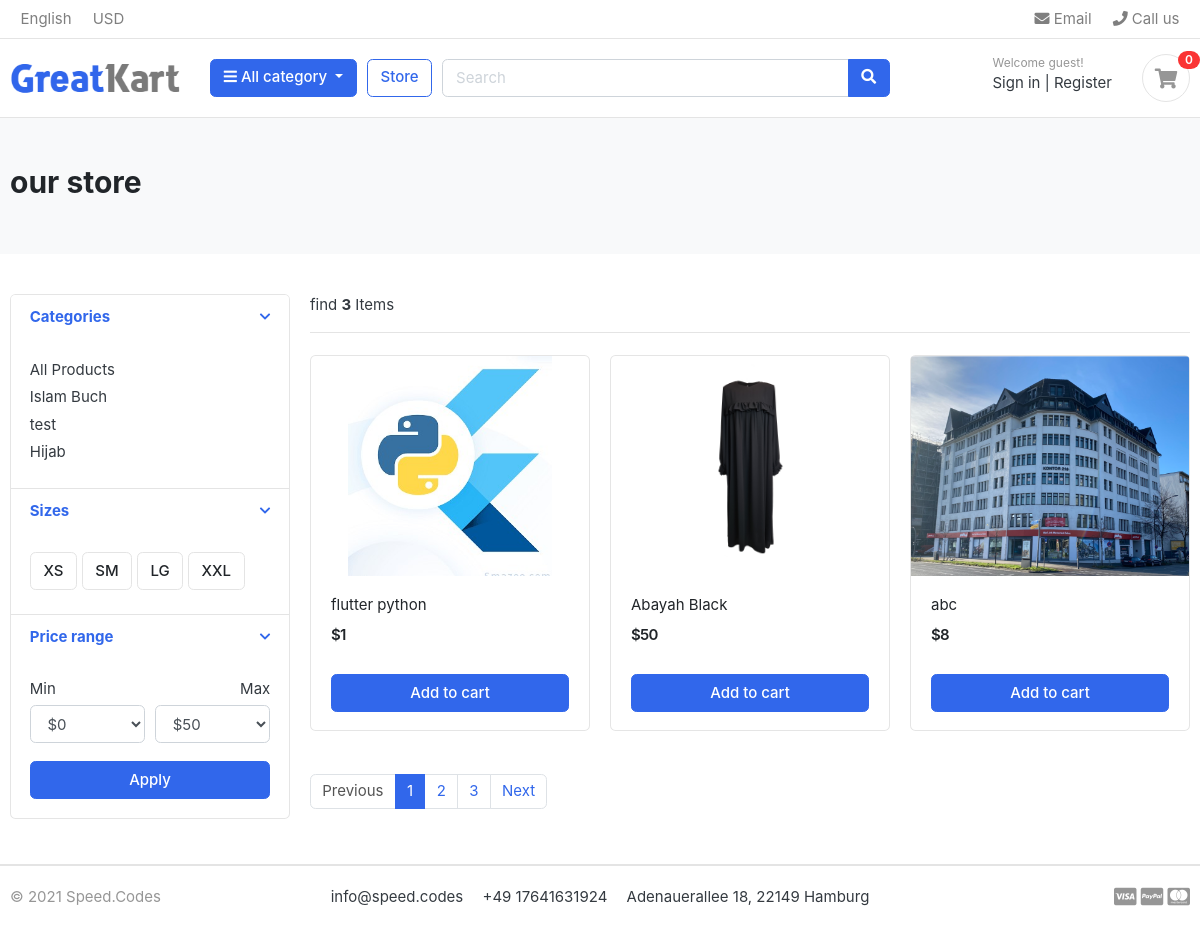
/store/, run on the app's committed database.
### category/models.py (models this page shows, shortened)
class Category(models.Model):
    category_name = models.CharField(max_length=50, unique=True)
    slug = models.SlugField(max_length=100, unique=True)
    description = models.TextField(max_length=255, unique=True)
    cat_image = models.ImageField(upload_to="photos/cateogires", blank=True)
    class Meta:
        verbose_name = "Category"
        verbose_name_plural = "Categories"
    def get_url(self):
        return reverse('products_by_category', args=[self.slug])

### store/models.py (models this page shows, shortened)
class Product(models.Model):
    product_name    = models.CharField(max_length=200, unique=True)
    slug            = models.SlugField(max_length=200, unique=True)
    description     = models.TextField(max_length=500, blank=True)
    price           = models.IntegerField()
    images          = models.ImageField(upload_to='photos/products')
    stock           = models.IntegerField()
    is_available    = models.BooleanField(default=True)
    category        = models.ForeignKey(Category, on_delete=models.CASCADE)
    created_date    = models.DateTimeField(auto_now_add=True)
    modified_date   = models.DateTimeField(auto_now=True)

### store/views.py (the view)
# urls.py: path('store/', include('store.urls')),
def store(request, category_slug=None):
    categories = None
    products = None
    if category_slug != None:
        categories = get_object_or_404(Category, slug=category_slug)
        products = Product.objects.filter(category=categories, is_available=True)
        product_count = products.count()
    else:
        products = Product.objects.all().filter(is_available=True)
        product_count = products.count()
    context = {
        'products' : products,
        'product_count' : product_count,
    }
    return render(request, 'store/store.html', context)

### category/context_processors.py (called while the page is built)
def menu_links(request):
    links = Category.objects.all()
    return dict(links=links)

### templates/store/store.html (shortened to what this page needs)
{% extends "base.html"%} {% load static %} {% block content %} {% load static %}
<section class="section-pagetop bg">
  <div class="container">
    <h2 class="title-page">our store</h2>
  </div>
</section>
<section class="section-content padding-y">
  <div class="container">
    <div class="row">
      <aside class="col-md-3">
        <div class="card">
          <article class="filter-group">
            <header class="card-header">
              <a
                href="#"
                data-toggle="collapse"
                data-target="#collapse_1"
                aria-expanded="true"
                class=""
              >
                <i class="icon-control fa fa-chevron-down"></i>
                <h6 class="title">Categories</h6>
              </a>
            </header>
            <div class="filter-content collapse show" id="collapse_1" style="">
              <div class="card-body">
                <ul class="list-menu">
                  <li><a href="{% url 'store' %}">All Products</a></li>
                  {% for category in links %}
                  <li><a href="{{category.get_url}}">{{category.category_name}}</a></li> </a></li>
                  {% endfor %}
                </ul>
              </div>
            </div>
          </article>
          <article class="filter-group">
            <header class="card-header">
              <a
                href="#"
                data-toggle="collapse"
                data-target="#collapse_4"
                aria-expanded="true"
                class=""
              >
                <i class="icon-control fa fa-chevron-down"></i>
                <h6 class="title">Sizes</h6>
              </a>
            </header>
            <div class="filter-content collapse show" id="collapse_4" style="">
              <div class="card-body">
                <label class="checkbox-btn">
                  <span class="btn btn-light"> XS </span>
                </label>
                <label class="checkbox-btn">
                  <span class="btn btn-light"> SM </span>
                </label>
                <label class="checkbox-btn">
                  <span class="btn btn-light"> LG </span>
                </label>
                <label class="checkbox-btn">
                  <span class="btn btn-light"> XXL </span>
                </label>
              </div>
            </div>
          </article>
          <article class="filter-group">
            <header class="card-header">
              <a
                href="#"
                data-toggle="collapse"
                data-target="#collapse_3"
                aria-expanded="true"
                class=""
              >
                <i class="icon-control fa fa-chevron-down"></i>
                <h6 class="title">Price range</h6>
              </a>
            </header>
            <div class="filter-content collapse show" id="collapse_3" style="">
              <div class="card-body">
                <div class="form-row">
                  <div class="form-group col-md-6">
                    <label>Min</label>
                    <select class="mr-2 form-control">
                      <option value="0">$0</option>
                    </select>
                  </div>
                  <div class="form-group text-right col-md-6">
                    <label>Max</label>
                    <select class="mr-2 form-control">
                      <option value="50">$50</option>
                    </select>
                  </div>
                </div>
                <button class="btn btn-block btn-primary">Apply</button>
              </div>
            </div>
          </article>
        </div>
      </aside>
      <main class="col-md-9">
        <header class="border-bottom mb-4 pb-3">
          <div class="form-inline">
            <span class="mr-md-auto">find <b>{{product_count}}</b> Items </span>
          </div>
        </header>
        <div class="row">
          {%for product in products %}
          <div class="col-md-4">
            <figure class="card card-product-grid">
              <div class="img-wrap">
                <img src="{{product.images.url}}" />
              </div>
              <figcaption class="info-wrap">
                <div class="fix-height">
                  <a href="./product-detail.html" class="title"
                    >{{product.product_name}}</a
                  >
                  <div class="price-wrap mt-2">
                    <span class="price">${{product.price}}</span>
                  </div>
                </div>
                <a href="#" class="btn btn-block btn-primary">Add to cart </a>
              </figcaption>
            </figure>
          </div>
          {% endfor %}
        </div>
        <nav class="mt-4" aria-label="Page navigation sample">
          <ul class="pagination">
            <li class="page-item disabled">
              <a class="page-link" href="#">Previous</a>
            </li>
            <li class="page-item active">
              <a class="page-link" href="#">1</a>
            </li>
            <li class="page-item"><a class="page-link" href="#">2</a></li>
            <li class="page-item"><a class="page-link" href="#">3</a></li>
            <li class="page-item"><a class="page-link" href="#">Next</a></li>
          </ul>
        </nav>
      </main>
    </div>
  </div>
</section>
{% endblock %}

### templates/base.html (shortened to what this page needs)
{% load static %}
<!DOCTYPE html>
<html lang="en">
  <head>
    <link
      href="{% static 'css/bootstrap.css' %}"
      rel="stylesheet"
      type="text/css"
    />
    <link
      href="{% static 'fonts/fontawesome/css/all.min.css' %}"
      type="text/css"
      rel="stylesheet"
    />
    <link href="{% static 'css/ui.css' %}" rel="stylesheet" type="text/css" />
    <link
      href="{% static 'css/responsive.css' %}"
      rel="stylesheet"
      media="only screen and (max-width: 1200px)"
    />
  </head>
  <body>
    {% include 'includes/navbar.html' %} {% block content %} {% endblock %}
  </body>
</html>
{% include 'includes/footer.html' %}

### templates/includes/navbar.html (shortened to what this page needs)
{% load static %}
<header class="section-header">
  <nav class="navbar p-md-0 navbar-expand-sm navbar-light border-bottom">
    <div class="container">
      <div class="collapse navbar-collapse" id="navbarTop4">
        <ul class="navbar-nav mr-auto">
          <li class="nav-item dropdown">
            <a href="#" class="nav-link"> English </a>
          </li>
          <li class="nav-item dropdown">
            <a href="#" class="nav-link"> USD </a>
          </li>
        </ul>
        <ul class="navbar-nav">
          <li>
            <a href="#" class="nav-link">
              <i class="fa fa-envelope"></i> Email
            </a>
          </li>
          <li>
            <a href="#" class="nav-link">
              <i class="fa fa-phone"></i> Call us
            </a>
          </li>
        </ul>
      </div>
    </div>
  </nav>
  <section class="header-main border-bottom">
    <div class="container">
      <div class="row align-items-center">
        <div class="col-lg-2 col-md-3 col-6">
          <a href="./" class="brand-wrap">
            <img class="logo" src="{% static './images/logo.png' %}" />
          </a>
        </div>
        <div class="col-lg col-sm col-md col-6 flex-grow-0">
          <div class="category-wrap dropdown d-inline-block float-right">
            <button
              type="button"
              class="btn btn-primary dropdown-toggle"
              data-toggle="dropdown"
            >
              <i class="fa fa-bars"></i> All category
            </button>
          </div>
        </div>
        <a href="./store.html" class="btn btn-outline-primary">Store</a>
        <div class="col-lg col-md-6 col-sm-12 col">
          <form action="#" class="search">
            <div class="input-group w-100">
              <input
                type="text"
                class="form-control"
                style="width: 60%"
                placeholder="Search"
              />
              <div class="input-group-append">
                <button class="btn btn-primary" type="submit">
                  <i class="fa fa-search"></i>
                </button>
              </div>
            </div>
          </form>
        </div>
        <div class="col-lg-3 col-sm-6 col-8 order-2 order-lg-3">
          <div class="d-flex justify-content-end mb-3 mb-lg-0">
            <div class="widget-header">
              <small class="title text-muted">Welcome guest!</small>
              <div>
                <a href="./signin.html">Sign in</a>
                <span class="dark-transp"> | </span>
                <a href="./register.html"> Register</a>
              </div>
            </div>
            <a href="./cart.html" class="widget-header pl-3 ml-3">
              <div class="icon icon-sm rounded-circle border">
                <i class="fa fa-shopping-cart"></i>
              </div>
              <span class="badge badge-pill badge-danger notify">0</span>
            </a>
          </div>
        </div>
      </div>
    </div>
  </section>
</header>

### templates/includes/footer.html
<footer class="section-footer border-top">
  <div class="container">
    <section class="footer-bottom border-top row">
      <div class="col-md-2">
        <p class="text-muted">&copy 2021 Speed.Codes</p>
      </div>
      <div class="col-md-8 text-md-center">
        <span class="px-2">info@speed.codes</span>
        <span class="px-2">+49 17641631924</span>
        <span class="px-2">Adenauerallee 18, 22149 Hamburg</span>
      </div>
      <div class="col-md-2 text-md-right text-muted">
        <i class="fab fa-lg fa-cc-visa"></i>
        <i class="fab fa-lg fa-cc-paypal"></i>
        <i class="fab fa-lg fa-cc-mastercard"></i>
      </div>
    </section>
  </div>
</footer>

### Greatkart/static/css/ui.css (style rules this page uses)
html { font-family: "Inter", sans-serif; font-size: 15px; }
.img-wrap { text-align: center; display: block; }
.img-wrap img { max-width: 100%; }
.price-wrap { letter-spacing: -0.7px; }
.icon-xs, .icon-sm, .icon-md, .icon-lg { display: inline-block; text-align: center; flex-shrink: 0; flex-grow: 0; }
.icon-sm { width: 48px; height: 48px; line-height: 48px !important; font-size: 20px; }
.padding-y { padding-top: 40px; padding-bottom: 40px; }
figure { margin-bottom: 0; }
article:after, .form-group:after { display: block; clear: both; content: ""; }
.bg { background-color: #f8f9fa; }
.title-page { color: #212529; }
p:last-child { margin-bottom: 0; }
.header-main { position: relative; padding-top: 1rem; padding-bottom: 1rem; }
.brand-wrap .logo, .navbar-brand .logo { margin-right: 7px; max-height: 42px; display: inline-block; }
.widget-header { display: inline-block; vertical-align: middle; position: relative; }
.widget-header a { color: #343a40; }
.widget-header i { color: #969696; }
.widget-header .title { display: block; }
.widget-header .notify { position: absolute; top: -3px; right: -10px; }
.footer-bottom { padding-top: 20px; padding-bottom: 20px; }
.btn-light { background-color: #fff; border-color: #e4e4e4; }
[class*=list-] li:after { visibility: hidden; display: block; content: ""; overflow: hidden; height: 0; clear: both; }
.list-menu { list-style: none; margin: 0; padding-left: 0; }
.list-menu li { margin-bottom: 5px; }
.list-menu a { color: #343a40; }
[class*=card-product] a.title { color: #212529; display: block; }
[class*=card-product] .img-wrap { overflow: hidden; position: relative; }
[class*=card-product] .img-wrap img { height: 100%; max-width: 100%; width: auto; display: inline-block; -o-object-fit: cover; object-fit: cover; }
.card-product-grid { margin-bottom: 20px; }
.card-product-grid .img-wrap { border-radius: 0.2rem 0.2rem 0 0; height: 220px; }
.card-product-grid .info-wrap { overflow: hidden; padding: 18px 20px; }
.card-product-grid .fix-height { height: 80px; overflow: hidden; }
.card .img-wrap { overflow: hidden; }
.notify { position: absolute; top: -4px; right: -10px; display: inline-block; padding: 0.25em 0.6em; font-size: 12px; line-height: 1; text-align: center; border-radius: 3rem; color: #fff; background-color: #fa3434; }
.price { font-weight: 600; color: #212529; }
.icon-control { margin-top: 5px; float: right; font-size: 80%; }
.card-header .title { margin-bottom: 0; line-height: 1.5; }
.filter-group { border-bottom: 1px solid #e4e4e4; }
.filter-group .card-header { border-bottom: 0; }
.filter-group:last-child { border-bottom: 0; }
.checkbox-btn { position: relative; }
.section-pagetop { padding: 45px 0; }

### data on the page
Category: category_name "Islam Buch"
Category: category_name "test"
Category: category_name "Hijab"
Product: images (picture), product_name "flutter python", price "1"
Product: images (picture), product_name "Abayah Black", price "50"
Product: images (picture), product_name "abc", price "8"

### other printed values
{{ product_count }} "3"
